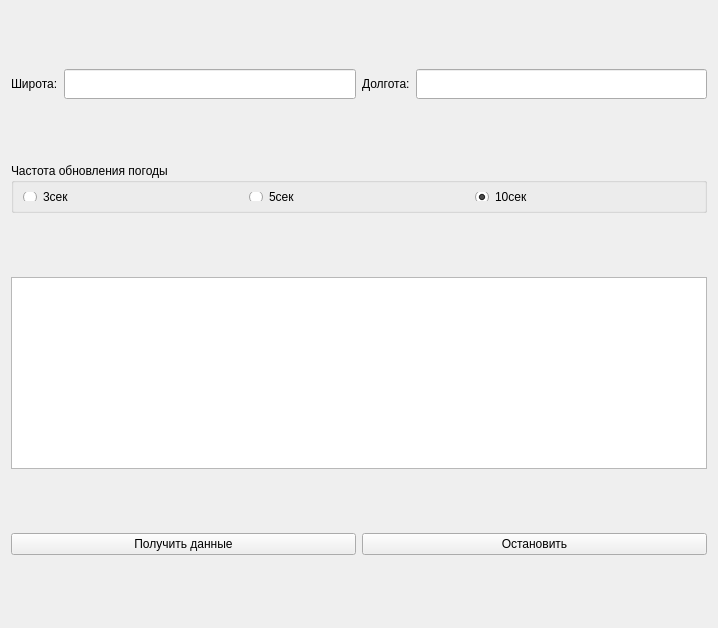
<?xml version="1.0" encoding="UTF-8"?>
<ui version="4.0">
 <class>FormWeather</class>
 <widget class="QWidget" name="FormWeather">
  <property name="geometry">
   <rect>
    <x>0</x>
    <y>0</y>
    <width>718</width>
    <height>628</height>
   </rect>
  </property>
  <property name="windowTitle">
   <string>Данные о погоде</string>
  </property>
  <layout class="QVBoxLayout" name="verticalLayout">
   <item>
    <layout class="QHBoxLayout" name="horizontalLayoutCoord">
     <item>
      <widget class="QLabel" name="labelLatitude">
       <property name="text">
        <string>Широта:</string>
       </property>
      </widget>
     </item>
     <item>
      <widget class="QLineEdit" name="lineEditLatitude">
       <property name="minimumSize">
        <size>
         <width>0</width>
         <height>30</height>
        </size>
       </property>
      </widget>
     </item>
     <item>
      <widget class="QLabel" name="labelLongitude">
       <property name="text">
        <string>Долгота:</string>
       </property>
      </widget>
     </item>
     <item>
      <widget class="QLineEdit" name="lineEditLongitude">
       <property name="minimumSize">
        <size>
         <width>0</width>
         <height>30</height>
        </size>
       </property>
       <property name="text">
        <string/>
       </property>
      </widget>
     </item>
    </layout>
   </item>
   <item>
    <widget class="QGroupBox" name="groupBoxUpdate">
     <property name="sizePolicy">
      <sizepolicy hsizetype="Preferred" vsizetype="Minimum">
       <horstretch>0</horstretch>
       <verstretch>0</verstretch>
      </sizepolicy>
     </property>
     <property name="maximumSize">
      <size>
       <width>16777215</width>
       <height>50</height>
      </size>
     </property>
     <property name="title">
      <string>Частота обновления погоды</string>
     </property>
     <layout class="QHBoxLayout" name="horizontalLayout_2">
      <item>
       <widget class="QRadioButton" name="radioButton3">
        <property name="text">
         <string>3сек</string>
        </property>
       </widget>
      </item>
      <item>
       <widget class="QRadioButton" name="radioButton5">
        <property name="text">
         <string>5сек</string>
        </property>
       </widget>
      </item>
      <item>
       <widget class="QRadioButton" name="radioButton10">
        <property name="text">
         <string>10сек</string>
        </property>
        <property name="checked">
         <bool>true</bool>
        </property>
       </widget>
      </item>
     </layout>
    </widget>
   </item>
   <item>
    <widget class="QTextEdit" name="textEditData">
     <property name="sizePolicy">
      <sizepolicy hsizetype="Expanding" vsizetype="Fixed">
       <horstretch>0</horstretch>
       <verstretch>0</verstretch>
      </sizepolicy>
     </property>
    </widget>
   </item>
   <item>
    <layout class="QHBoxLayout" name="horizontalLayout_3">
     <item>
      <widget class="QPushButton" name="pushButtonGetData">
       <property name="text">
        <string>Получить данные</string>
       </property>
      </widget>
     </item>
     <item>
      <widget class="QPushButton" name="pushButtonStopGetData">
       <property name="text">
        <string>Остановить</string>
       </property>
      </widget>
     </item>
    </layout>
   </item>
  </layout>
 </widget>
 <resources/>
 <connections/>
</ui>
